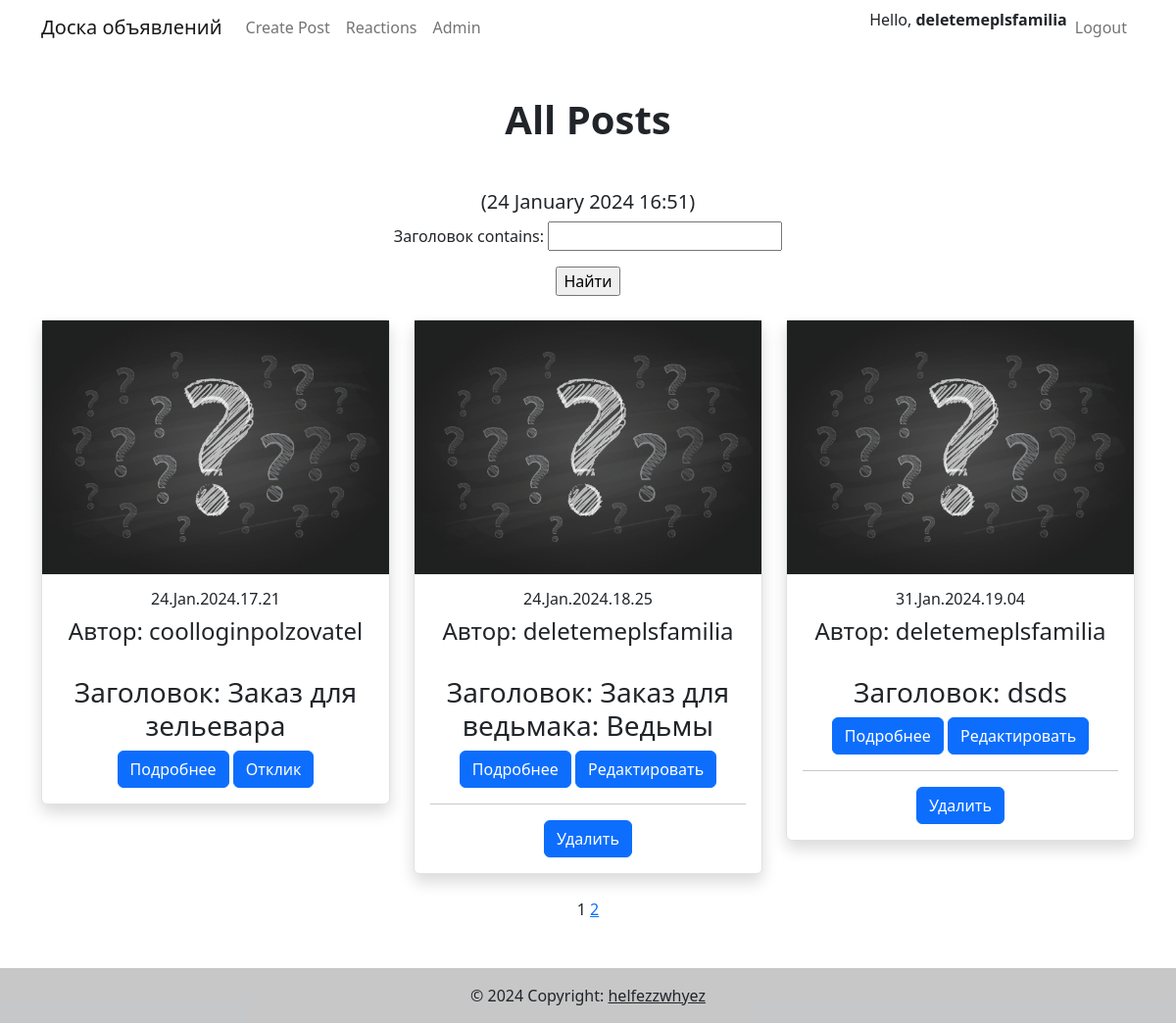
Screenshot of / (signed in) with the database file from the repository.
### upload_app/models.py (models this page shows, shortened)
class Post(models.Model):
    author = models.ForeignKey(User, on_delete=models.CASCADE, null=True, verbose_name='Автор поста')
    title = models.CharField(max_length=64, verbose_name='Заголовок')
    text = models.TextField(verbose_name='Описание')
    banner = models.ImageField(blank=True, null=True, upload_to='images/', verbose_name='Картинка')
    time_in = models.DateTimeField(auto_now_add=True)  # атоматически добавляемая дата и время создания
    STATUS_CHOICES = (
        ('done', 'Выполнено'),
        ('no_done', 'Не выполнено'),
    )
    status = models.CharField(max_length=12, choices=STATUS_CHOICES, default='no_done', verbose_name='Статус')
    CATEGORY_CHOICES = (
        ('tanks', 'Танки'),
        ('healing', 'Хилы'),
        ('dd', 'ДД'),
        ('merchants', 'Торговцы'),
        ('guildmasters', 'Гилдмастеры'),
        ('questgivers', 'Квестгиверы'),
        ('blacksmiths', 'Кузнецы'),
        ('tanners', 'Кожевники'),
        ('potionmakers', 'Зельевары'),
        ('spellmasters', 'Местера заклинаний')
    )
    category = models.CharField(max_length=12, choices=CATEGORY_CHOICES, default='tanks', verbose_name='Категория')
    class Meta:
        verbose_name_plural = 'Объявления'
        verbose_name = 'Объявление'

### upload_app/views.py (the view)
# urls.py: path('', PostsList.as_view(), name='posts'),
class PostsList(ListView):
    model = Post
    template_name = 'home.html'
    context_object_name = 'posts'
    paginate_by = 3
    def get_queryset(self):
        queryset = super().get_queryset()
        self.filterset = PostFilter(self.request.GET, queryset)
        return self.filterset.qs
    def get_context_data(self, **kwargs):
        context = super().get_context_data(**kwargs)
        context['time_now'] = datetime.utcnow()
        context['filterset'] = self.filterset
        return context

### upload_app/context_processors.py (called while the page is built)
def auth_status(request):
    if request.user.is_authenticated:
        return {'is_authenticated': True}
    else:
        return {'is_authenticated': False}

### upload_app/templatetags/custom_tags.py (called while the page is built)
@register.simple_tag(takes_context=True)
def url_replace(context, **kwargs):
    d = context['request'].GET.copy()
    for k, v in kwargs.items():
        d[k] = v
    return d.urlencode()

### upload_app/templates/home.html (shortened to what this page needs)
{% extends "base.html" %}
{% load custom_filters %}
{% load custom_tags %}
{% block pageContent %}
<section class="text-center">
    <h1 class="mb-5"><strong>All Posts</strong></h1>
     <h5>({{ time_now|date:'j F Y H:i' }})</h5>
    <form action="" method="get">
       {{ filterset.form.as_p }}
       <input type="submit" value="Найти" />
   </form>
<br>
    <div class="row">
        {% for p in posts %}
        <div class="col-lg-4 col-md-6 mb-4">
            <div class="card shadow border">
                <div class="bg-image hover-overlay ripple" data-mdb-ripple-color="light">
                    <img src="{{ MEDIA_URL}}/media/default/python-django.png" class="img-fluid post-banner bg-gradient bg-dark" />
                </div>
                <div class="card-body">
                    <h6 class="card-title">{{ p.time_in|date:'d.M.Y.H.i' }}</h6>
                    <h4 class="card-title">Автор: {{ p.author }}</h4>
                    <br>
                    <h3 class="card-title">Заголовок: {{ p.title }}</h3>
                    <a href="{% url 'post' p.id %}" class="btn btn-primary">Подробнее</a>
                    {% if is_authenticated and p.author != request.user %}
                    <a href="{% url 'reaction' p.id %}" class="btn btn-primary">Отклик</a>
                    {% endif %}
                    {% if p.author == user %}
                    <a href="{% url 'post_edit' p.id %}" class="btn btn-primary">Редактировать</a>
                    <hr>
                    <a href="{% url 'post_delete' p.id %}" class="btn btn-primary">Удалить</a>
                    {% endif %}
                </div>
            </div>
        </div>
        {% endfor %}
    </div>
   {{ page_obj.number }}
   {% if page_obj.has_next %}
       <a href="?{% url_replace page=page_obj.next_page_number %}">{{ page_obj.next_page_number }}</a>
   {% endif %}
</section>
</div>
{% endblock pageContent %}

### upload_app/templates/TopNavigation.html (shortened to what this page needs)
{% load static %}
<header>
    <nav class="navbar navbar-expand-lg navbar-light bg-white fixed-top">
        <div class="container">
            <a class="navbar-brand" href="{% url 'posts' %}">Доска объявлений</a>
            <div class="collapse navbar-collapse" id="navbarExample01">
                <ul class="navbar-nav me-auto mb-2 mb-lg-0">
                        <a class="nav-link" href="/posts/create/">Create Post</a>
                    <li class="nav-item">
                        <a class="nav-link" href="/reactions/">Reactions</a>
                    </li>
                    <li class="nav-item">
                        <a class="nav-link" href="/admin/">Admin</a>
                    </li>
                </ul>
                <ul class="navbar-nav d-flex flex-row">
                    {% if not is_authenticated %}
                    <li class="nav-item">
                        <a class="nav-link" href="/accounts/login/">Login</a>
                    </li>
                    <li class="nav-item">
                        <a class="nav-link" href="/accounts/signup/">Signup</a>
                    </li>
                    {% else %}
                    <li class="nav-item me-3 me-lg-0">
                        Hello, <b>{{ user }}</b>
                    </li>
                    <li class="nav-item me-3 me-lg-0">
                        <a class="nav-link" href="{% url 'logout' %}">Logout</a>
                    </li>
                    {% endif %}
                </ul>
            </div>
        </div>
    </nav>
</header>

### rows the page displays
Post: time_in "24.Jan.2024.17.21", author "coolloginpolzovatel", title "Заказ для зельевара", shows "Отклик"
Post: time_in "24.Jan.2024.18.25", author "deletemeplsfamilia", title "Заказ для ведьмака: Ведьмы", shows "Редактировать"
Post: time_in "31.Jan.2024.19.04", author "deletemeplsfamilia", title "dsds", shows "Редактировать"

### other values shown
{{ user }} "deletemeplsfamilia"
{{ time_now|date:'j F Y H:i' }} "24 January 2024 16:51"
{{ page_obj.number }} "1"
{{ page_obj.next_page_number }} "2"
